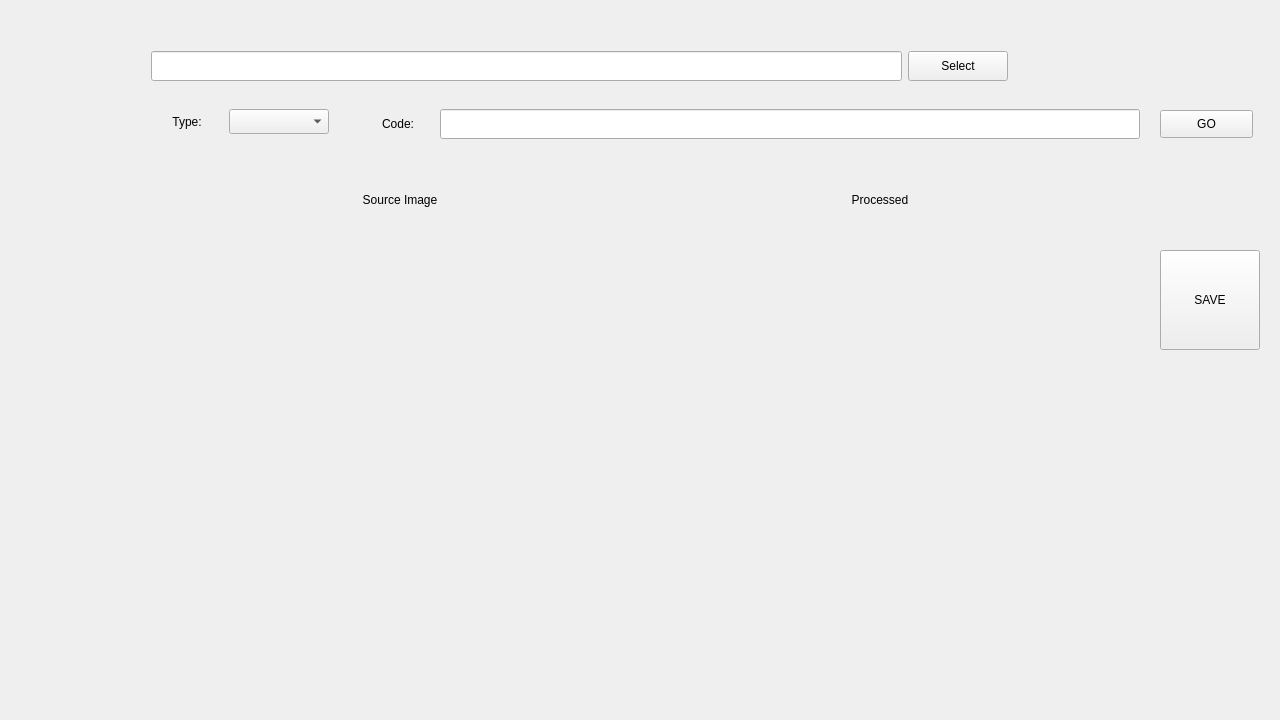
<?xml version="1.0" encoding="UTF-8"?>
<ui version="4.0">
 <class>MainWindowClass</class>
 <widget class="QMainWindow" name="MainWindowClass">
  <property name="geometry">
   <rect>
    <x>0</x>
    <y>0</y>
    <width>1280</width>
    <height>720</height>
   </rect>
  </property>
  <property name="sizePolicy">
   <sizepolicy hsizetype="Fixed" vsizetype="Fixed">
    <horstretch>0</horstretch>
    <verstretch>0</verstretch>
   </sizepolicy>
  </property>
  <property name="minimumSize">
   <size>
    <width>1280</width>
    <height>720</height>
   </size>
  </property>
  <property name="maximumSize">
   <size>
    <width>1280</width>
    <height>720</height>
   </size>
  </property>
  <property name="windowTitle">
   <string>MainWindow</string>
  </property>
  <widget class="QWidget" name="centralWidget">
   <widget class="QWidget" name="selectFileWidget" native="true">
    <property name="geometry">
     <rect>
      <x>140</x>
      <y>40</y>
      <width>879</width>
      <height>52</height>
     </rect>
    </property>
    <property name="maximumSize">
     <size>
      <width>1000</width>
      <height>60</height>
     </size>
    </property>
    <layout class="QHBoxLayout" name="horizontalLayout">
     <item>
      <widget class="QLineEdit" name="selectFilePath">
       <property name="minimumSize">
        <size>
         <width>750</width>
         <height>30</height>
        </size>
       </property>
       <property name="maximumSize">
        <size>
         <width>800</width>
         <height>30</height>
        </size>
       </property>
      </widget>
     </item>
     <item>
      <widget class="QPushButton" name="selectFileBtn">
       <property name="minimumSize">
        <size>
         <width>100</width>
         <height>30</height>
        </size>
       </property>
       <property name="maximumSize">
        <size>
         <width>100</width>
         <height>30</height>
        </size>
       </property>
       <property name="text">
        <string>Select</string>
       </property>
      </widget>
     </item>
    </layout>
   </widget>
   <widget class="QWidget" name="displayWi" native="true">
    <property name="geometry">
     <rect>
      <x>140</x>
      <y>150</y>
      <width>1000</width>
      <height>500</height>
     </rect>
    </property>
    <property name="sizePolicy">
     <sizepolicy hsizetype="Fixed" vsizetype="Fixed">
      <horstretch>0</horstretch>
      <verstretch>0</verstretch>
     </sizepolicy>
    </property>
    <property name="minimumSize">
     <size>
      <width>1000</width>
      <height>500</height>
     </size>
    </property>
    <property name="maximumSize">
     <size>
      <width>1000</width>
      <height>500</height>
     </size>
    </property>
    <layout class="QHBoxLayout" name="horizontalLayout_2">
     <item>
      <widget class="QWidget" name="widget_3" native="true">
       <property name="sizePolicy">
        <sizepolicy hsizetype="Fixed" vsizetype="Fixed">
         <horstretch>0</horstretch>
         <verstretch>0</verstretch>
        </sizepolicy>
       </property>
       <property name="minimumSize">
        <size>
         <width>450</width>
         <height>450</height>
        </size>
       </property>
       <property name="maximumSize">
        <size>
         <width>450</width>
         <height>450</height>
        </size>
       </property>
       <widget class="QLabel" name="label">
        <property name="geometry">
         <rect>
          <x>155</x>
          <y>10</y>
          <width>140</width>
          <height>30</height>
         </rect>
        </property>
        <property name="sizePolicy">
         <sizepolicy hsizetype="Fixed" vsizetype="Fixed">
          <horstretch>0</horstretch>
          <verstretch>0</verstretch>
         </sizepolicy>
        </property>
        <property name="minimumSize">
         <size>
          <width>140</width>
          <height>30</height>
         </size>
        </property>
        <property name="maximumSize">
         <size>
          <width>140</width>
          <height>30</height>
         </size>
        </property>
        <property name="text">
         <string>Source Image</string>
        </property>
        <property name="alignment">
         <set>Qt::AlignCenter</set>
        </property>
       </widget>
       <widget class="QLabel" name="srcImgShowLabel">
        <property name="geometry">
         <rect>
          <x>0</x>
          <y>211</y>
          <width>450</width>
          <height>131</height>
         </rect>
        </property>
        <property name="text">
         <string/>
        </property>
       </widget>
      </widget>
     </item>
     <item>
      <widget class="QWidget" name="widget_4" native="true">
       <property name="sizePolicy">
        <sizepolicy hsizetype="Fixed" vsizetype="Fixed">
         <horstretch>0</horstretch>
         <verstretch>0</verstretch>
        </sizepolicy>
       </property>
       <property name="minimumSize">
        <size>
         <width>450</width>
         <height>450</height>
        </size>
       </property>
       <property name="maximumSize">
        <size>
         <width>450</width>
         <height>450</height>
        </size>
       </property>
       <widget class="QLabel" name="label_2">
        <property name="geometry">
         <rect>
          <x>155</x>
          <y>10</y>
          <width>140</width>
          <height>30</height>
         </rect>
        </property>
        <property name="sizePolicy">
         <sizepolicy hsizetype="Fixed" vsizetype="Fixed">
          <horstretch>0</horstretch>
          <verstretch>0</verstretch>
         </sizepolicy>
        </property>
        <property name="minimumSize">
         <size>
          <width>140</width>
          <height>30</height>
         </size>
        </property>
        <property name="maximumSize">
         <size>
          <width>140</width>
          <height>30</height>
         </size>
        </property>
        <property name="text">
         <string>Processed</string>
        </property>
        <property name="alignment">
         <set>Qt::AlignCenter</set>
        </property>
       </widget>
       <widget class="QLabel" name="procImgShowLabel">
        <property name="geometry">
         <rect>
          <x>0</x>
          <y>190</y>
          <width>450</width>
          <height>131</height>
         </rect>
        </property>
        <property name="text">
         <string/>
        </property>
       </widget>
      </widget>
     </item>
    </layout>
   </widget>
   <widget class="QWidget" name="processTypeWidget" native="true">
    <property name="geometry">
     <rect>
      <x>140</x>
      <y>98</y>
      <width>201</width>
      <height>47</height>
     </rect>
    </property>
    <layout class="QHBoxLayout" name="horizontalLayout_3">
     <item>
      <widget class="QLabel" name="label_3">
       <property name="sizePolicy">
        <sizepolicy hsizetype="Fixed" vsizetype="Fixed">
         <horstretch>0</horstretch>
         <verstretch>0</verstretch>
        </sizepolicy>
       </property>
       <property name="minimumSize">
        <size>
         <width>72</width>
         <height>25</height>
        </size>
       </property>
       <property name="maximumSize">
        <size>
         <width>72</width>
         <height>25</height>
        </size>
       </property>
       <property name="text">
        <string>Type:</string>
       </property>
       <property name="alignment">
        <set>Qt::AlignCenter</set>
       </property>
      </widget>
     </item>
     <item>
      <widget class="QComboBox" name="procTypeComboBox">
       <property name="sizePolicy">
        <sizepolicy hsizetype="Fixed" vsizetype="Fixed">
         <horstretch>0</horstretch>
         <verstretch>0</verstretch>
        </sizepolicy>
       </property>
       <property name="minimumSize">
        <size>
         <width>100</width>
         <height>25</height>
        </size>
       </property>
       <property name="maximumSize">
        <size>
         <width>100</width>
         <height>25</height>
        </size>
       </property>
      </widget>
     </item>
    </layout>
   </widget>
   <widget class="QWidget" name="codeWidget" native="true">
    <property name="geometry">
     <rect>
      <x>351</x>
      <y>98</y>
      <width>801</width>
      <height>52</height>
     </rect>
    </property>
    <property name="maximumSize">
     <size>
      <width>1000</width>
      <height>60</height>
     </size>
    </property>
    <layout class="QHBoxLayout" name="horizontalLayout_4">
     <item>
      <widget class="QLabel" name="label_4">
       <property name="sizePolicy">
        <sizepolicy hsizetype="Fixed" vsizetype="Fixed">
         <horstretch>0</horstretch>
         <verstretch>0</verstretch>
        </sizepolicy>
       </property>
       <property name="minimumSize">
        <size>
         <width>72</width>
         <height>25</height>
        </size>
       </property>
       <property name="maximumSize">
        <size>
         <width>72</width>
         <height>25</height>
        </size>
       </property>
       <property name="text">
        <string>Code:</string>
       </property>
       <property name="alignment">
        <set>Qt::AlignCenter</set>
       </property>
      </widget>
     </item>
     <item>
      <widget class="QLineEdit" name="codeText">
       <property name="minimumSize">
        <size>
         <width>700</width>
         <height>30</height>
        </size>
       </property>
       <property name="maximumSize">
        <size>
         <width>700</width>
         <height>30</height>
        </size>
       </property>
      </widget>
     </item>
    </layout>
   </widget>
   <widget class="QPushButton" name="goBtn">
    <property name="geometry">
     <rect>
      <x>1160</x>
      <y>110</y>
      <width>93</width>
      <height>28</height>
     </rect>
    </property>
    <property name="text">
     <string>GO</string>
    </property>
   </widget>
   <widget class="QPushButton" name="saveBtn">
    <property name="geometry">
     <rect>
      <x>1160</x>
      <y>250</y>
      <width>100</width>
      <height>100</height>
     </rect>
    </property>
    <property name="text">
     <string>SAVE</string>
    </property>
   </widget>
  </widget>
  <widget class="QMenuBar" name="menuBar">
   <property name="geometry">
    <rect>
     <x>0</x>
     <y>0</y>
     <width>1280</width>
     <height>26</height>
    </rect>
   </property>
  </widget>
 </widget>
 <layoutdefault spacing="6" margin="11"/>
 <resources>
  <include location="MainWindow.qrc"/>
 </resources>
 <connections/>
</ui>
